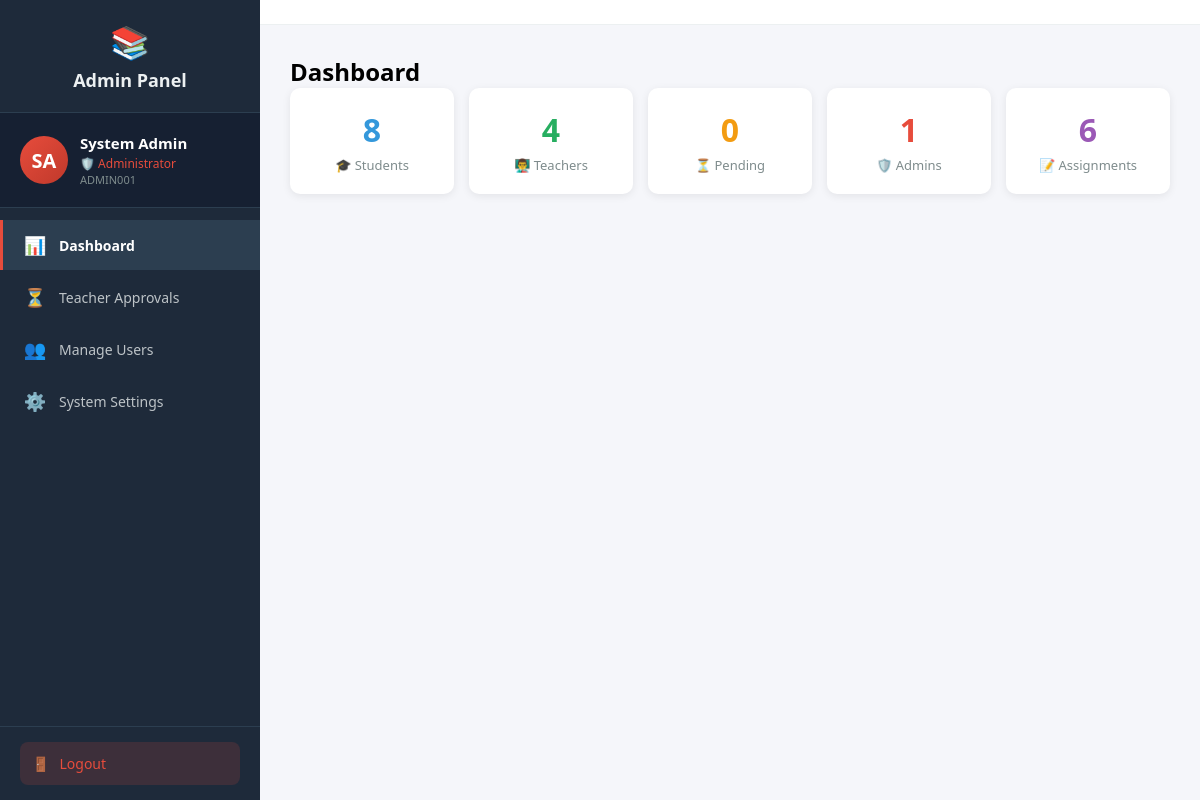
The page /admin/dashboard (signed in) on the database its author committed.
### tables this page shows
CREATE TABLE users (
            id INTEGER PRIMARY KEY AUTOINCREMENT,
            user_id TEXT UNIQUE NOT NULL,
            first_name TEXT NOT NULL,
            last_name TEXT NOT NULL,
            email TEXT UNIQUE NOT NULL,
            password_hash TEXT NOT NULL,
            role TEXT NOT NULL,
            is_approved INTEGER DEFAULT 0,
            created_at TIMESTAMP DEFAULT CURRENT_TIMESTAMP
        );

### routes_admin.py (the view)
@admin_bp.route('/dashboard')
@login_required
def dashboard():
    if current_user.role != 'admin':
        return redirect(url_for('auth.login'))
    conn = get_db()
    cur = conn.cursor()
    cur.execute("SELECT COUNT(*) FROM users WHERE role = 'student'")
    student_count = cur.fetchone()[0]
    cur.execute("SELECT COUNT(*) FROM users WHERE role = 'teacher' AND is_approved = 1")
    teacher_count = cur.fetchone()[0]
    cur.execute("SELECT COUNT(*) FROM users WHERE role = 'teacher' AND is_approved = 0")
    pending_count = cur.fetchone()[0]
    cur.execute("SELECT COUNT(*) FROM users WHERE role = 'admin'")
    admin_count = cur.fetchone()[0]
    cur.execute("SELECT COUNT(*) FROM assignments")
    assignment_count = cur.fetchone()[0]
    depts = set()
    cur.execute("SELECT department FROM students")
    for row in cur.fetchall():
        if row[0]: depts.add(row[0])
    cur.execute("SELECT departments FROM teachers")
    for row in cur.fetchall():
        if row[0]:
            for d in row[0].split(','):
                depts.add(d.strip())
    departments = sorted(list(depts))
    years = set()
    cur.execute("SELECT year FROM students")
    for row in cur.fetchall():
        if row[0]: years.add(str(row[0]))
    cur.execute("SELECT years FROM teachers")
    for row in cur.fetchall():
        if row[0]:
            for y in row[0].split(','):
                years.add(y.strip())
    years = sorted(list(years))
    cur.execute("""
        SELECT u.id, u.user_id, u.first_name, u.last_name, u.email, t.departments, t.years, t.courses
        FROM users u JOIN teachers t ON u.id = t.user_id
        WHERE u.role = 'teacher' AND u.is_approved = 0
    """)
    pending_teachers = cur.fetchall()
    cur.execute("""
        SELECT u.id, u.user_id, u.first_name, u.last_name, u.email, t.departments, t.years
        FROM users u JOIN teachers t ON u.id = t.user_id
        WHERE u.role = 'teacher' AND u.is_approved = 1
    """)
    approved_teachers = cur.fetchall()
    cur.execute("""
        CREATE TABLE IF NOT EXISTS system_settings (
            setting_key TEXT PRIMARY KEY,
            setting_value TEXT NOT NULL,
            updated_at TIMESTAMP DEFAULT CURRENT_TIMESTAMP
        )
    """)
    conn.commit()
    cur.execute("SELECT setting_key, setting_value FROM system_settings WHERE setting_key IN ('reg_student', 'reg_teacher')")
    settings = {row['setting_key']: row['setting_value'] for row in cur.fetchall()}
    settings.setdefault('reg_student', 'on')
    settings.setdefault('reg_teacher', 'on')
    conn.close()
    return render_template('admin/dashboard.html',
                         student_count=student_count,
                         teacher_count=teacher_count,
                         pending_count=pending_count,
                         admin_count=admin_count,
                         assignment_count=assignment_count,
                         departments=departments,
                         years=years,
                         pending_teachers=pending_teachers,
                         approved_teachers=approved_teachers,
                         settings=settings)

### auth.py (called while the page is built)
def get_db():
    conn = sqlite3.connect('assignments.db')
    conn.row_factory = sqlite3.Row
    return conn

@login_manager.user_loader
def load_user(user_id):
    conn = get_db()
    cur = conn.cursor()
    cur.execute("SELECT id, user_id, first_name, last_name, email, role, is_approved FROM users WHERE id = ?", (user_id,))
    user = cur.fetchone()
    cur.close()
    conn.close()
    if user:
        from flask_login import UserMixin
        class User(UserMixin):
            pass
        u = User()
        u.id = user['id']
        u.user_id = user['user_id']
        u.first_name = user['first_name']
        u.last_name = user['last_name']
        u.email = user['email']
        u.role = user['role']
        u.is_approved = user['is_approved']
        return u
    return None

### routes_admin.py (called while the page is built)
def get_db():
    conn = sqlite3.connect('assignments.db')
    conn.row_factory = sqlite3.Row
    return conn

### templates/admin/dashboard.html (shortened to what this page needs)
{% extends "admin_base.html" %}
{% block content %}
<div class="section-panel active" id="panel-dashboard">
    <h2>Dashboard</h2>
    <div class="cards">
        <div class="card"><h3 style="color:#3498db;">{{ student_count }}</h3><p>🎓 Students</p></div>
        <div class="card"><h3 style="color:#27ae60;">{{ teacher_count }}</h3><p>👨‍🏫 Teachers</p></div>
        <div class="card"><h3 style="color:#f39c12;">{{ pending_count }}</h3><p>⏳ Pending</p></div>
        <div class="card"><h3 style="color:#e74c3c;">{{ admin_count }}</h3><p>🛡️ Admins</p></div>
        <div class="card"><h3 style="color:#9b59b6;">{{ assignment_count }}</h3><p>📝 Assignments</p></div>
    </div>
</div>
{% endblock %}

### templates/admin_base.html (shortened to what this page needs)
<!DOCTYPE html>
<html>
<head>
</head>
<body>
    <div class="layout">
        <div class="sidebar" id="sidebar">
            <div class="logo">
                <span class="icon">📚</span>
                Admin Panel
            </div>
            <div class="profile-card">
                <div class="avatar">{{ current_user.first_name[0] }}{{ current_user.last_name[0] }}</div>
                <div class="info">
                    <div class="name">{{ current_user.first_name }} {{ current_user.last_name }}</div>
                    <div class="role">🛡️ Administrator</div>
                    <div class="id-text">{{ current_user.user_id }}</div>
                </div>
            </div>
            <nav>
                <a href="/admin/dashboard" class="{{ 'active' if request.path == '/admin/dashboard' }}" onclick="closeSidebar()">
                    <span class="icon">📊</span> Dashboard
                </a>
                <a href="/admin/dashboard#approvals" onclick="document.getElementById("panel-dashboard").classList.add("hidden");document.getElementById("panel-approvals").classList.remove("hidden")" onclick="closeSidebar()">
                    <span class="icon">⏳</span> Teacher Approvals
                </a>
                <a href="/admin/users" class="{{ 'active' if request.path == '/admin/users' }}" onclick="closeSidebar()">
                    <span class="icon">👥</span> Manage Users
                </a>
                <a href="/admin/settings" class="{{ 'active' if request.path == '/admin/settings' }}" onclick="closeSidebar()">
                    <span class="icon">⚙️</span> System Settings
                </a>
            </nav>
            <div class="sidebar-footer">
                <a href="/logout" class="logout-btn">
                    <span class="icon">🚪</span> Logout
                </a>
            </div>
        </div>
        <div class="main">
            <div class="topbar">
            </div>
            <div class="content">
                {% block content %}{% endblock %}
            </div>
        </div>
    </div>
</body>
</html>

### templates/admin_base.html (style rules this page uses)
* { margin: 0; padding: 0; box-sizing: border-box; }
body { font-family: 'Segoe UI', Arial, sans-serif; background: #f5f6fa; }
.layout { display: flex; min-height: 100vh; }
.sidebar { width: 260px; background: #1e2a3a; color: #ecf0f1; padding: 0; position: fixed; height: 100vh; overflow-y: auto; z-index: 100; transition: transform 0.3s; display: flex; flex-direction: column; }
.sidebar .logo { padding: 20px; font-size: 18px; font-weight: bold; text-align: center; border-bottom: 1px solid #2c3e50; }
.sidebar .logo .icon { font-size: 32px; display: block; margin-bottom: 5px; }
.sidebar .profile-card { padding: 20px; border-bottom: 1px solid #2c3e50; display: flex; align-items: center; gap: 12px; background: #162032; }
.sidebar .profile-card .avatar { width: 48px; height: 48px; border-radius: 50%; background: linear-gradient(135deg, #e74c3c, #c0392b); color: white; display: flex; align-items: center; justify-content: center; font-weight: bold; font-size: 20px; flex-shrink: 0; }
.sidebar .profile-card .info { overflow: hidden; }
.sidebar .profile-card .info .name { font-weight: 600; font-size: 15px; color: white; }
.sidebar .profile-card .info .role { font-size: 12px; color: #e74c3c; margin-top: 2px; }
.sidebar .profile-card .info .id-text { font-size: 11px; color: #7f8c8d; }
.sidebar nav { flex: 1; padding: 10px 0; }
.sidebar nav a { display: flex; align-items: center; padding: 13px 20px; color: #bdc3c7; text-decoration: none; font-size: 14px; border-left: 3px solid transparent; cursor: pointer; transition: all 0.2s; margin: 2px 0; }
.sidebar nav a.active { background: #2c3e50; color: white; border-left-color: #e74c3c; font-weight: bold; }
.sidebar nav a .icon { margin-right: 12px; font-size: 18px; width: 24px; text-align: center; }
.sidebar .sidebar-footer { padding: 15px 20px; border-top: 1px solid #2c3e50; }
.sidebar .sidebar-footer .logout-btn { display: flex; align-items: center; gap: 10px; padding: 12px; background: rgba(231,76,60,0.15); color: #e74c3c; text-decoration: none; border-radius: 8px; font-size: 14px; font-weight: 500; }
.main { margin-left: 260px; flex: 1; width: calc(100% - 260px); }
.topbar { background: white; padding: 12px 30px; display: flex; justify-content: space-between; align-items: center; border-bottom: 1px solid #ecf0f1; }
.content { padding: 30px; }

### templates/admin/dashboard.html (style rules this page uses)
.cards { display: grid; grid-template-columns: repeat(5, 1fr); gap: 15px; margin-bottom: 30px; }
.card { background: white; padding: 20px; border-radius: 10px; text-align: center; box-shadow: 0 2px 8px rgba(0,0,0,0.08); }
.card h3 { font-size: 32px; margin-bottom: 5px; }
.card p { color: #7f8c8d; font-size: 13px; }

### rows shown on the page
users: first_name "S", last_name "A", first_name "System", last_name "Admin", user_id "ADMIN001"

### other values the page prints
{{ student_count }} "8"
{{ teacher_count }} "4"
{{ pending_count }} "0"
{{ admin_count }} "1"
{{ assignment_count }} "6"
